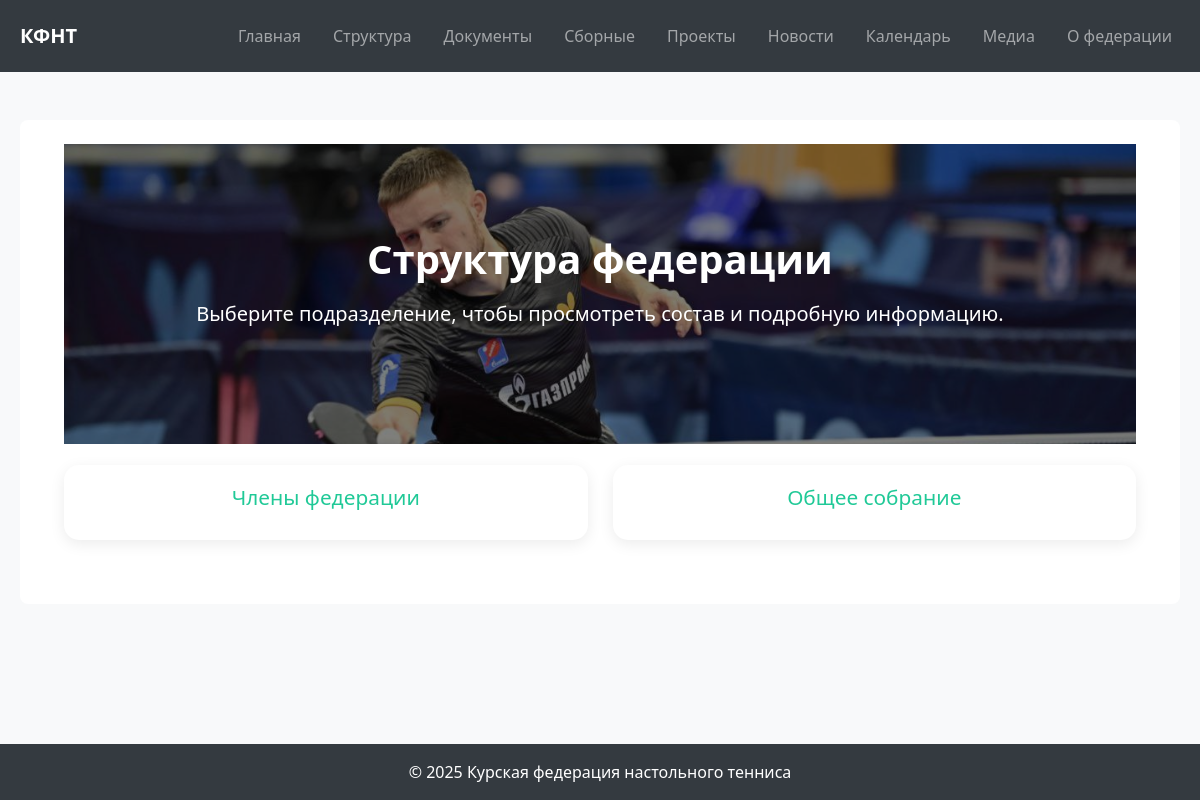
Before: /structure/ with the older database file.
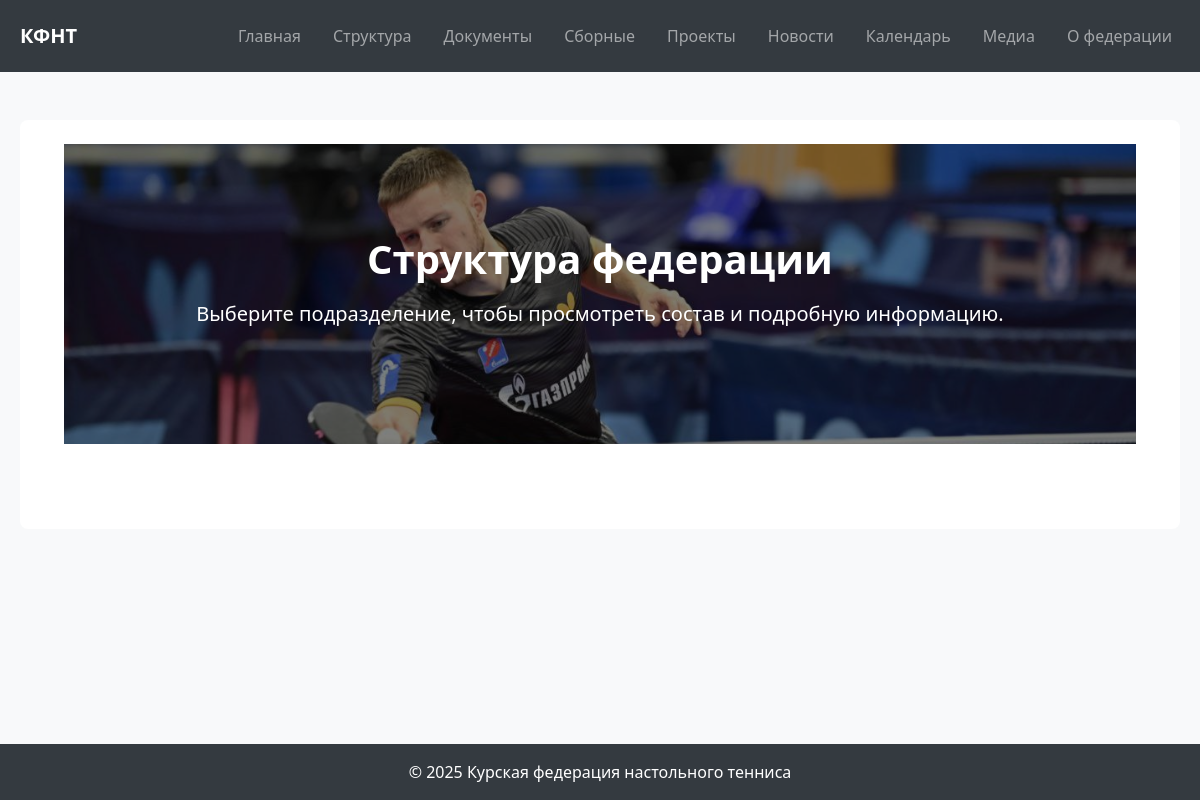
After: the same page with the newer database file.
### structure/models.py (models this page shows, shortened)
class Subdivision(models.Model):
    SUBDIVISION_CHOICES = [
        ('members', 'Члены федерации'),
        ('general_meeting', 'Общее собрание'),
        ('board', 'Правление'),
        ('chairman', 'Председатель'),
        ('vice_chairman', 'Заместители председателя'),
        ('secretary', 'Ответственный секретарь'),
        ('coaches_council', 'Тренерский совет'),
        ('audit_committee', 'Контрольно-счетная комиссия'),
        ('judges_committee', 'Судейская дисциплинарная комиссия'),
    ]
    title = models.CharField(max_length=50, choices=SUBDIVISION_CHOICES, unique=True, verbose_name='Подразделение')
    description = models.TextField(blank=True, verbose_name='Описание')
    class Meta:
        verbose_name = "Подразделение"
        verbose_name_plural = "Подразделения"

### structure/views.py (the view)
# urls.py: path('', views.StructureHomeView.as_view(), name='structure_home'),
class StructureHomeView(ListView):
    model = Subdivision
    template_name = 'structure/structure_home.html'
    context_object_name = 'subdivisions'

### templates/structure/structure_home.html (shortened to what this page needs)
{% extends 'base.html' %}
{% load static %}
{% block extra_css %}
<link rel="stylesheet" href="{% static 'css/structure.css' %}">
{% endblock %}
{% block content %}
<div class="container">
    <section class="hero-section d-flex flex-column justify-content-center align-items-center text-center">
    <div class="hero-overlay"></div>
    <h1 class="hero-title mb-3 fw-bold">Структура федерации</h1>
    <p class="hero-subtitle lead mb-4">Выберите подразделение, чтобы просмотреть состав и подробную информацию.</p>
    </section>
    <section class="subdivisions-grid">
        {% for subdivision in subdivisions %}
        <div class="subdivision-card">
            <a href="{% url 'structure:subdivision_detail' subdivision.id %}" aria-label="Подробнее о {{ subdivision.get_title_display }}">
                <div class="card-content">
                    <h3>{{ subdivision.get_title_display }}</h3>
                </div>
            </a>
        </div>
        {% endfor %}
    </section>
</div>
{% endblock %}

Changed rows visible on the page:
removed Subdivision: title "Члены федерации"
removed Subdivision: title "Общее собрание"
